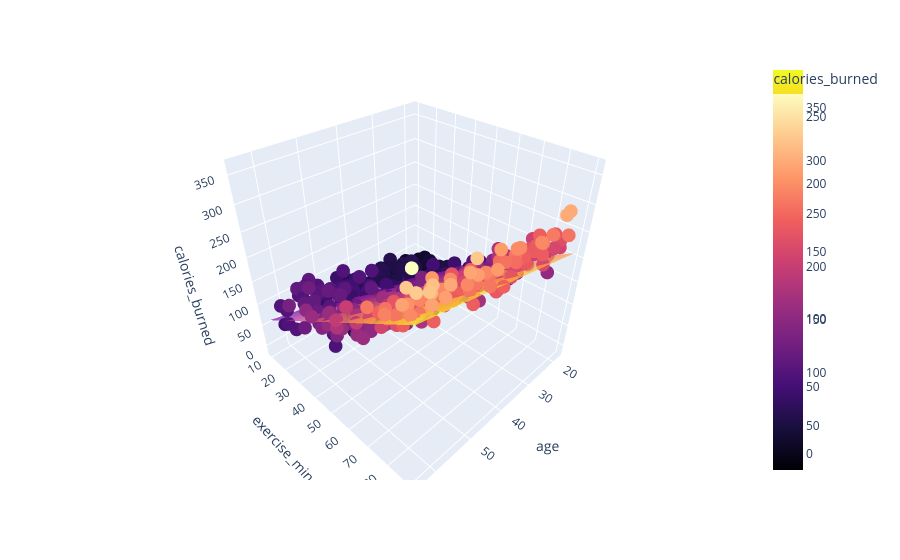

The notebook cell saved with this chart:
### Markdown cell above
> as expected, the coef corresposding to `heart_rate` is the least, hence we'll keep it constant.

### Code cell
# 3d plot: plane of regression
# meshgrids
x_range = np.linspace(df['age'].min(), df['age'].max(), 30)
y_range = np.linspace(df['exercise_min'].min(), df['exercise_min'].max(), 30)
xx,yy = np.meshgrid(x_range, y_range)

# keeping heart_rate constant
heart_rate_mean = df['heart_rate'].mean()
heart_rate_col = np.full(xx.ravel().shape, heart_rate_mean)


pred_input = np.c_[xx.ravel(), yy.ravel(), heart_rate_col]
zz = lr.predict(pred_input).reshape(xx.shape)

fig = px.scatter_3d(df, 
                  x = 'age',
                  y = 'exercise_min', 
                  z = 'calories_burned', 
                  color = 'calories_burned',
                  color_continuous_scale = 'magma')
fig.add_surface(x = x_range, y = y_range, z = zz, name = 'Plane of regression',opacity = 0.7)
fig.show()

### Figure 1 — Plotly figure (JSON) as saved in the notebook; plotly's stock layout.template omitted (floating-point values rounded to 4 significant figures; data arrays with more than 128 entries replaced by an {"elided": "..."} marker saying what was removed)
{"data": [{"hovertemplate": "age=%{x}<br>exercise_min=%{y}<br>calories_burned=%{marker.color}<extra></extra>", "legendgroup": "", "marker": {"color": {"elided": "500 float values"}, "coloraxis": "coloraxis", "symbol": "circle"}, "mode": "markers", "name": "", "scene": "scene", "showlegend": false, "type": "scatter3d", "x": {"elided": "500 int values"}, "y": {"elided": "500 float values"}, "z": {"elided": "500 float values"}}, {"name": "Plane of regression", "opacity": 0.7, "type": "surface", "x": [18.0, 19.59, 21.17, 22.76, 24.34, 25.93, 27.52, 29.1, 30.69, 32.28, 33.86, 35.45, 37.03, 38.62, 40.21, 41.79, 43.38, 44.97, 46.55, 48.14, 49.72, 51.31, 52.9, 54.48, 56.07, 57.66, 59.24, 60.83, 62.41, 64.0], "y": [10.37, 13.12, 15.86, 18.61, 21.35, 24.1, 26.84, 29.59, 32.33, 35.08, 37.82, 40.57, 43.31, 46.06, 48.8, 51.55, 54.29, 57.04, 59.78, 62.53, 65.27, 68.02, 70.76, 73.51, 76.25, 79.0, 81.74, 84.49, 87.23, 89.98], "z": {"elided": "30x30 float values"}}], "layout": {"coloraxis": {"colorbar": {"title": {"text": "calories_burned"}}, "colorscale": [[0, "#000004"], [0.1111, "#180f3d"], [0.2222, "#440f76"], [0.3333, "#721f81"], [0.4444, "#9e2f7f"], [0.5556, "#cd4071"], [0.6667, "#f1605d"], [0.7778, "#fd9668"], [0.8889, "#feca8d"], [1, "#fcfdbf"]]}, "legend": {"tracegroupgap": 0}, "margin": {"t": 60}, "scene": {"domain": {"x": [0, 1], "y": [0, 1]}, "xaxis": {"title": {"text": "age"}}, "yaxis": {"title": {"text": "exercise_min"}}, "zaxis": {"title": {"text": "calories_burned"}}}}}
